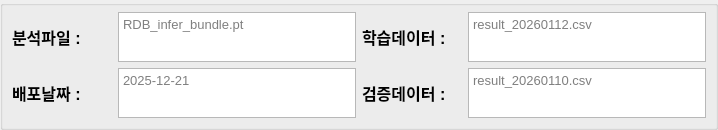
                         <widget class="QGroupBox" name="groupBox_10">
                          <property name="sizePolicy">
                           <sizepolicy hsizetype="Expanding" vsizetype="Expanding">
                            <horstretch>0</horstretch>
                            <verstretch>0</verstretch>
                           </sizepolicy>
                          </property>
                          <property name="minimumSize">
                           <size>
                            <width>100</width>
                            <height>100</height>
                           </size>
                          </property>
                          <property name="styleSheet">
                           <string notr="true">margin : 0px;
padding : 0px</string>
                          </property>
                          <property name="title">
                           <string/>
                          </property>
                          <layout class="QGridLayout" name="gridLayout_36">
                           <item row="0" column="0">
                            <widget class="QLabel" name="label_62">
                             <property name="sizePolicy">
                              <sizepolicy hsizetype="Expanding" vsizetype="Expanding">
                               <horstretch>2</horstretch>
                               <verstretch>0</verstretch>
                              </sizepolicy>
                             </property>
                             <property name="minimumSize">
                              <size>
                               <width>80</width>
                               <height>30</height>
                              </size>
                             </property>
                             <property name="maximumSize">
                              <size>
                               <width>100</width>
                               <height>50</height>
                              </size>
                             </property>
                             <property name="font">
                              <font>
                               <family>Segoe UI</family>
                               <pointsize>12</pointsize>
                               <weight>75</weight>
                               <bold>true</bold>
                              </font>
                             </property>
                             <property name="styleSheet">
                              <string notr="true"/>
                             </property>
                             <property name="text">
                              <string>분석파일 :</string>
                             </property>
                            </widget>
                           </item>
                           <item row="0" column="1">
                            <widget class="QTextBrowser" name="textBrowser_model_6">
                             <property name="sizePolicy">
                              <sizepolicy hsizetype="Expanding" vsizetype="Expanding">
                               <horstretch>3</horstretch>
                               <verstretch>0</verstretch>
                              </sizepolicy>
                             </property>
                             <property name="minimumSize">
                              <size>
                               <width>100</width>
                               <height>30</height>
                              </size>
                             </property>
                             <property name="maximumSize">
                              <size>
                               <width>16777215</width>
                               <height>50</height>
                              </size>
                             </property>
                             <property name="font">
                              <font>
                               <family>Segoe UI</family>
                               <pointsize>10</pointsize>
                              </font>
                             </property>
                             <property name="styleSheet">
                              <string notr="true">padding-top : 0px;
</string>
                             </property>
                             <property name="placeholderText">
                              <string>RDB_infer_bundle.pt</string>
                             </property>
                            </widget>
                           </item>
                           <item row="0" column="2">
                            <widget class="QLabel" name="label_63">
                             <property name="sizePolicy">
                              <sizepolicy hsizetype="Expanding" vsizetype="Expanding">
                               <horstretch>2</horstretch>
                               <verstretch>0</verstretch>
                              </sizepolicy>
                             </property>
                             <property name="minimumSize">
                              <size>
                               <width>80</width>
                               <height>30</height>
                              </size>
                             </property>
                             <property name="maximumSize">
                              <size>
                               <width>100</width>
                               <height>50</height>
                              </size>
                             </property>
                             <property name="font">
                              <font>
                               <family>Segoe UI</family>
                               <pointsize>12</pointsize>
                               <weight>75</weight>
                               <bold>true</bold>
                              </font>
                             </property>
                             <property name="styleSheet">
                              <string notr="true"/>
                             </property>
                             <property name="text">
                              <string>학습데이터 :</string>
                             </property>
                            </widget>
                           </item>
                           <item row="0" column="3">
                            <widget class="QTextBrowser" name="textBrowser_traindata_6">
                             <property name="sizePolicy">
                              <sizepolicy hsizetype="Expanding" vsizetype="Expanding">
                               <horstretch>3</horstretch>
                               <verstretch>0</verstretch>
                              </sizepolicy>
                             </property>
                             <property name="minimumSize">
                              <size>
                               <width>100</width>
                               <height>30</height>
                              </size>
                             </property>
                             <property name="maximumSize">
                              <size>
                               <width>16777215</width>
                               <height>50</height>
                              </size>
                             </property>
                             <property name="font">
                              <font>
                               <family>Segoe UI</family>
                               <pointsize>10</pointsize>
                              </font>
                             </property>
                             <property name="styleSheet">
                              <string notr="true">padding-top : 0px;
</string>
                             </property>
                             <property name="placeholderText">
                              <string>result_20260112.csv</string>
                             </property>
                            </widget>
                           </item>
                           <item row="1" column="0">
                            <widget class="QLabel" name="label_64">
                             <property name="sizePolicy">
                              <sizepolicy hsizetype="Expanding" vsizetype="Expanding">
                               <horstretch>2</horstretch>
                               <verstretch>0</verstretch>
                              </sizepolicy>
                             </property>
                             <property name="minimumSize">
                              <size>
                               <width>80</width>
                               <height>30</height>
                              </size>
                             </property>
                             <property name="maximumSize">
                              <size>
                               <width>100</width>
                               <height>50</height>
                              </size>
                             </property>
                             <property name="font">
                              <font>
                               <family>Segoe UI</family>
                               <pointsize>12</pointsize>
                               <weight>75</weight>
                               <bold>true</bold>
                              </font>
                             </property>
                             <property name="styleSheet">
                              <string notr="true"/>
                             </property>
                             <property name="text">
                              <string>배포날짜 :</string>
                             </property>
                            </widget>
                           </item>
                           <item row="1" column="1">
                            <widget class="QTextBrowser" name="textBrowser_detail_6">
                             <property name="sizePolicy">
                              <sizepolicy hsizetype="Expanding" vsizetype="Expanding">
                               <horstretch>3</horstretch>
                               <verstretch>0</verstretch>
                              </sizepolicy>
                             </property>
                             <property name="minimumSize">
                              <size>
                               <width>100</width>
                               <height>30</height>
                              </size>
                             </property>
                             <property name="maximumSize">
                              <size>
                               <width>16777215</width>
                               <height>50</height>
                              </size>
                             </property>
                             <property name="font">
                              <font>
                               <family>Segoe UI</family>
                               <pointsize>10</pointsize>
                              </font>
                             </property>
                             <property name="styleSheet">
                              <string notr="true">padding-top : 0px;
</string>
                             </property>
                             <property name="placeholderText">
                              <string>2025-12-21</string>
                             </property>
                            </widget>
                           </item>
                           <item row="1" column="2">
                            <widget class="QLabel" name="label_65">
                             <property name="sizePolicy">
                              <sizepolicy hsizetype="Expanding" vsizetype="Expanding">
                               <horstretch>2</horstretch>
                               <verstretch>0</verstretch>
                              </sizepolicy>
                             </property>
                             <property name="minimumSize">
                              <size>
                               <width>80</width>
                               <height>30</height>
                              </size>
                             </property>
                             <property name="maximumSize">
                              <size>
                               <width>100</width>
                               <height>50</height>
                              </size>
                             </property>
                             <property name="font">
                              <font>
                               <family>Segoe UI</family>
                               <pointsize>12</pointsize>
                               <weight>75</weight>
                               <bold>true</bold>
                              </font>
                             </property>
                             <property name="styleSheet">
                              <string notr="true"/>
                             </property>
                             <property name="text">
                              <string>검증데이터 :</string>
                             </property>
                            </widget>
                           </item>
                           <item row="1" column="3">
                            <widget class="QTextBrowser" name="textBrowser_validdata_6">
                             <property name="sizePolicy">
                              <sizepolicy hsizetype="Expanding" vsizetype="Expanding">
                               <horstretch>3</horstretch>
                               <verstretch>0</verstretch>
                              </sizepolicy>
                             </property>
                             <property name="minimumSize">
                              <size>
                               <width>100</width>
                               <height>30</height>
                              </size>
                             </property>
                             <property name="maximumSize">
                              <size>
                               <width>16777215</width>
                               <height>50</height>
                              </size>
                             </property>
                             <property name="font">
                              <font>
                               <family>Segoe UI</family>
                               <pointsize>10</pointsize>
                              </font>
                             </property>
                             <property name="styleSheet">
                              <string notr="true">padding-top : 0px;
</string>
                             </property>
                             <property name="placeholderText">
                              <string>result_20260110.csv</string>
                             </property>
                            </widget>
                           </item>
                          </layout>
                         </widget>
